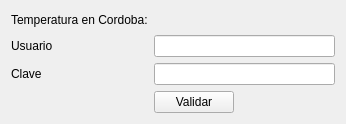
<?xml version="1.0" encoding="UTF-8"?>
<ui version="4.0">
 <class>Login</class>
 <widget class="QWidget" name="Login">
  <property name="geometry">
   <rect>
    <x>0</x>
    <y>0</y>
    <width>346</width>
    <height>124</height>
   </rect>
  </property>
  <property name="windowTitle">
   <string>Login</string>
  </property>
  <layout class="QGridLayout" name="gridLayout">
   <item row="4" column="2">
    <spacer name="horizontalSpacer">
     <property name="orientation">
      <enum>Qt::Orientation::Horizontal</enum>
     </property>
     <property name="sizeHint" stdset="0">
      <size>
       <width>40</width>
       <height>20</height>
      </size>
     </property>
    </spacer>
   </item>
   <item row="3" column="0">
    <widget class="QLabel" name="lClave">
     <property name="text">
      <string>Clave</string>
     </property>
    </widget>
   </item>
   <item row="0" column="0">
    <widget class="QLabel" name="label">
     <property name="text">
      <string>Temperatura en Cordoba:</string>
     </property>
    </widget>
   </item>
   <item row="3" column="1" colspan="2">
    <widget class="QLineEdit" name="leClave">
     <property name="echoMode">
      <enum>QLineEdit::EchoMode::Password</enum>
     </property>
    </widget>
   </item>
   <item row="2" column="1" colspan="2">
    <widget class="QLineEdit" name="leUsuario"/>
   </item>
   <item row="4" column="1">
    <widget class="QPushButton" name="pbValidar">
     <property name="focusPolicy">
      <enum>Qt::FocusPolicy::NoFocus</enum>
     </property>
     <property name="text">
      <string>Validar</string>
     </property>
    </widget>
   </item>
   <item row="2" column="0">
    <widget class="QLabel" name="lUsuario">
     <property name="text">
      <string>Usuario</string>
     </property>
    </widget>
   </item>
   <item row="0" column="1">
    <widget class="QLabel" name="qtemplabel">
     <property name="text">
      <string/>
     </property>
    </widget>
   </item>
  </layout>
 </widget>
 <tabstops>
  <tabstop>leUsuario</tabstop>
  <tabstop>leClave</tabstop>
  <tabstop>pbValidar</tabstop>
 </tabstops>
 <resources/>
 <connections/>
</ui>
